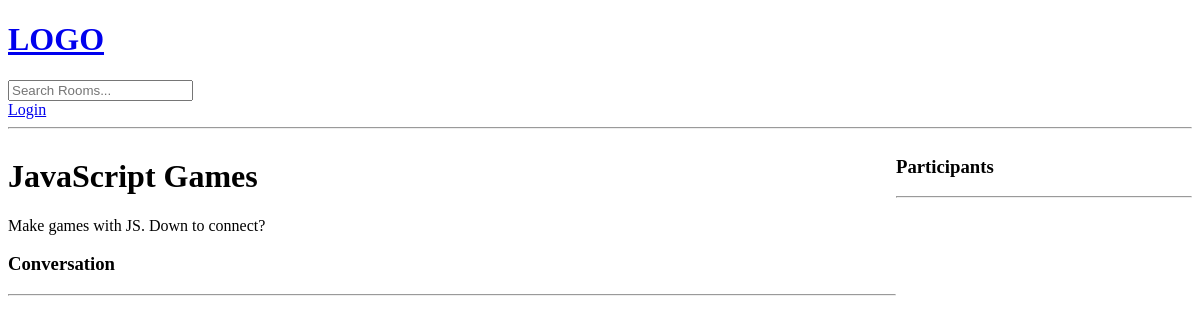
Page /room/7/ on the earlier database version.
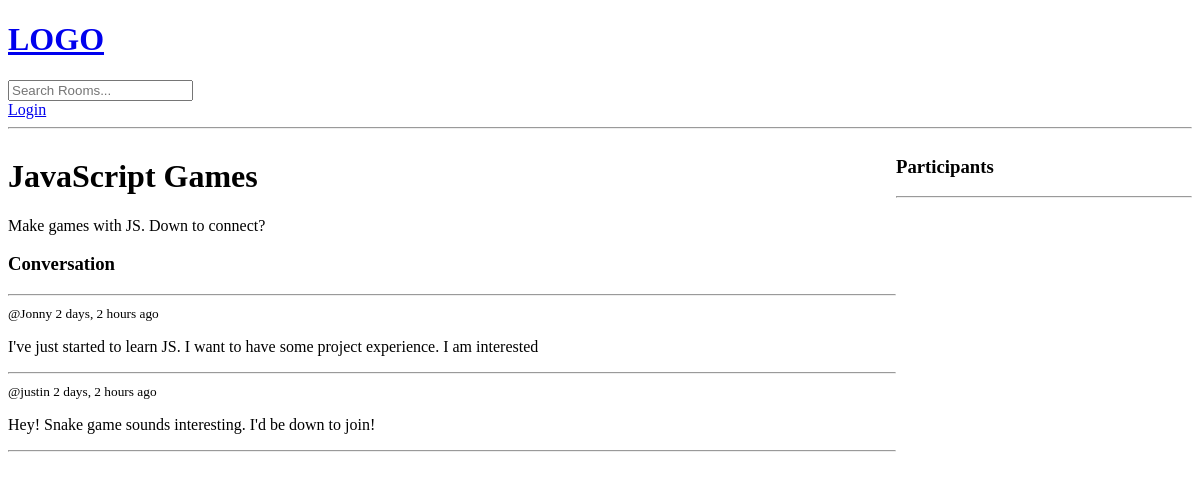
Same page on the later database version.
### base/models.py (models this page shows, shortened)
class Room(models.Model):
    host = models.ForeignKey(User, on_delete=models.SET_NULL, null=True) # Whenever we SET_NULL on delete, we must specify that it can be null in the database
    topic = models.ForeignKey(Topic, on_delete=models.SET_NULL, null=True)
    name = models.CharField(max_length=200)
    description = models.TextField(null=True, blank=True)
    participants = models.ManyToManyField(User, related_name='participants', blank=True) # Since we already have a user as as foreign key, we will specify related_name to 'participants'
    updated = models.DateTimeField(auto_now=True) # auto_now takes a snapshot for everytime we save an item
    created = models.DateTimeField(auto_now_add=True) # auto_now_add only takes a timestamp when we FIRST create/save this instance
    class Meta:
        ordering = ['-updated', '-created'] # Order in descending order ('updated' means ASCENDING)

class Message(models.Model):
    user = models.ForeignKey(User, on_delete=models.CASCADE)
    room = models.ForeignKey(Room, # Room is the parent
                            on_delete=models.CASCADE, # When parent is deleted, all children will be deleted (cascaded)
                            )
    body = models.TextField()
    updated = models.DateTimeField(auto_now=True) # auto_now takes a snapshot for everytime we save an item
    created = models.DateTimeField(auto_now_add=True)

### base/views.py (the view, shortened to what this page needs)
# urls.py: path('room/<str:pk>/', views.room, name='room'), # Using dynamic URL's, where pk is a string parameter (See function in views.py)
def room(request, pk):
    room = Room.objects.get(id=pk) # Getting 1 item based on a uid
    room_messages = room.message_set.all().order_by('-created')
    participants = room.participants.all()
    context = {'room': room, 'room_messages': room_messages, 'participants':participants}
    return render(request, 'base/room.html', context)

### base/templates/base/room.html (shortened to what this page needs)
{% extends 'main.html' %}
{% block content %}
<div class="room-container">
    <div>
        <h1>{{room.name}}</h1>
        <p>{{room.description}}</p>
        <div class="comment-wrapper">
            <h3>Conversation</h3>
            <hr>
            {% for message in room_messages %}
                <div>
                    <small>@{{message.user}} {{message.created|timesince}} ago</small>
                    <p>{{message.body}}</p>
                    <hr>
                </div>
            {% endfor %}
        </div>
    </div>
    <div>
        <h3>Participants</h3>
        <hr/>
    </div>
</div>
{% endblock content %}

### templates/main.html (shortened to what this page needs)
<!DOCTYPE html>
<html lang="en">
<head>
</head>
<body>
    {% include 'navbar.html' %}
    {% block content %}
    {% endblock %}
</body>
</html>

### templates/navbar.html
<a href="/">
    <h1>LOGO</h1>
</a>
<form method="GET" action="{% url 'home' %}">
    <input type="text" name="q" placeholder="Search Rooms..."/>
</form>
{% if request.user.is_authenticated %}
<p>Hello {{request.user}}</p>
<a href="{% url 'logout' %}">Logout</a>
{% else %}
<a href="{% url 'login' %}">Login</a>
{% endif %}
<hr>

### base/templates/base/room.html (style rules this page uses)
.room-container { display: grid; grid-template-columns: 3fr 1fr; }

Differences in the rows shown:
added Message: user "Jonny", created "2 days, 2 hours", body "I've just started to learn JS. I want to have some project experience. I am interested"
added Message: user "justin", created "2 days, 2 hours", body "Hey! Snake game sounds interesting. I'd be down to join!"
